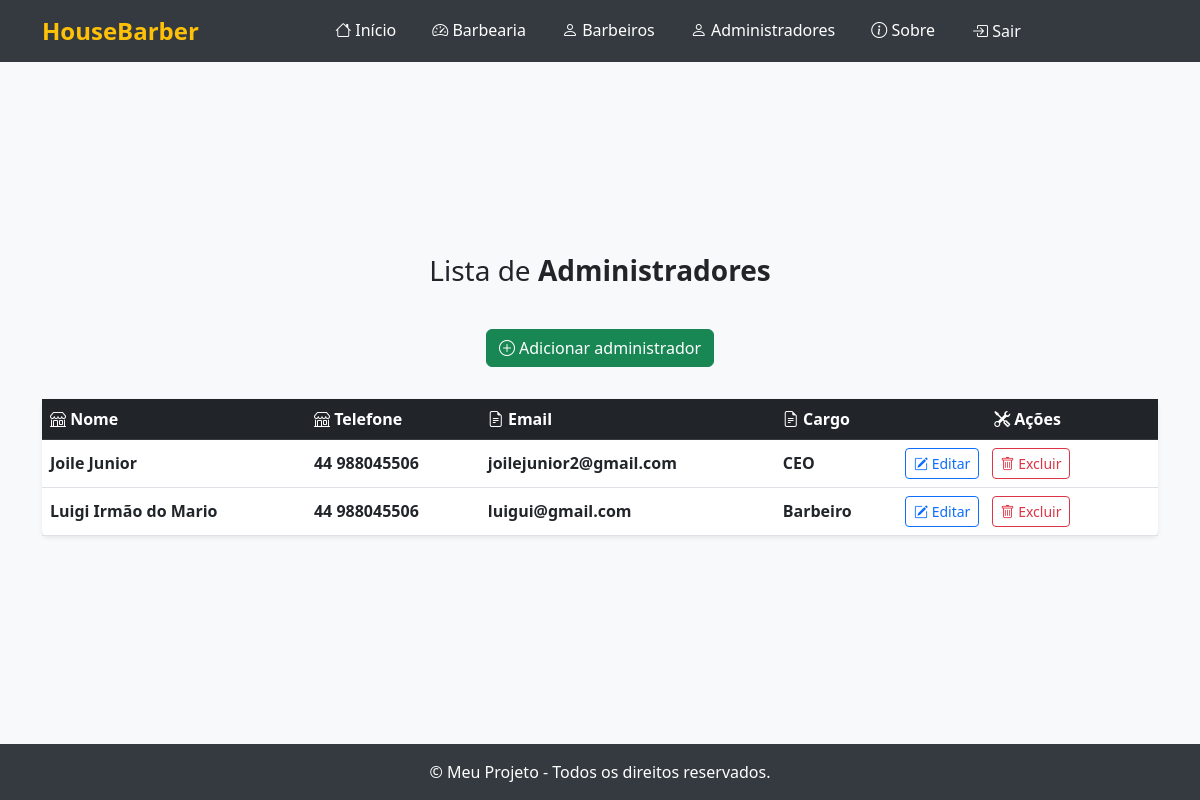
Page /listar/administradores/ (signed in) on the committed database.
### cadastros/models.py (models this page shows, shortened)
class Administrador(models.Model):
    nome = models.CharField(max_length=255, help_text="Nome do administrador")
    email = models.EmailField(help_text="E-mail do administrador")
    telefone = models.CharField(max_length=20, help_text="Telefone do administrador")
    cargo = models.CharField(max_length=100, help_text="Cargo do administrador")
    barbearia = models.ForeignKey(Barbearia, on_delete=models.CASCADE, related_name='administradores', help_text="Barbearia gerenciada")
    usuario = models.ForeignKey(User, on_delete=models.CASCADE, related_name='administrador_usuario', help_text="Usuário responsável pelo administrador")

### cadastros/views.py (the view)
# urls.py: path('listar/administradores/', AdministradorListView.as_view(), name='administrador-lista'),
class AdministradorListView(GroupRequiredMixin, LoginRequiredMixin, ListView):
    group_required = U"Adminstrador"
    login_url = reverse_lazy('login')
    model = Administrador
    template_name = 'listas/administrador.html'
    context_object_name = 'administradores'
    def get_queryset(self):
        return Administrador.objects.filter(usuario=self.request.user)

### cadastros/templates/listas/administrador.html (shortened to what this page needs)
{% extends "paginas/modelo.html" %}
{% block conteudo %}
<h3>
    Lista de <b>Administradores</b>
</h3>
<div class="d-flex justify-content-center mb-3">
    <a class="btn btn-success mb-3" href="{% url 'cadastrar-admin' %}">
        <i class="bi bi-plus-circle"></i> Adicionar administrador
    </a>
</div>
<table class="table table-hover align-middle shadow-sm rounded bg-white">
    <thead class="table-dark">
        <tr>
            <th scope="col"><i class="bi bi-shop"></i> Nome</th>
            <th scope="col"><i class="bi bi-shop"></i> Telefone</th>
            <th scope="col"><i class="bi bi-file-earmark-text"></i> Email</th>
            <th scope="col"><i class="bi bi-file-earmark-text"></i> Cargo</th>
            <th scope="col" class="text-center"><i class="bi bi-tools"></i> Ações</th>
        </tr>
    </thead>
    <tbody>
        {% for object in object_list %}
            <tr>
                <td class="fw-semibold">{{ object.nome }}</td>
                <td class="fw-semibold">{{ object.telefone }}</td>
                <td class="fw-semibold">{{ object.email }}</td>
                <td class="fw-semibold">{{ object.cargo }}</td>
                <td>
                    <a class="btn btn-outline-primary btn-sm me-2" href="{% url 'editar-admin' object.pk  %}">
                        <i class="bi bi-pencil-square"></i> Editar
                    </a>
                    <a class="btn btn-outline-danger btn-sm" href="{% url 'excluir-admin' object.pk  %}">
                        <i class="bi bi-trash"></i> Excluir
                    </a>
                </td>
            </tr>
        {% empty %}
            <tr>
                <td colspan="3" class="text-center text-muted py-4">
                    <i class="bi bi-exclamation-circle"></i> Nenhum registro encontrado.
                </td>
            </tr>
        {% endfor %}
    </tbody>
</table>
{% endblock %}

### paginas/templates/paginas/modelo.html (style rules this page uses)
body { min-height: 100vh; display: flex; flex-direction: column; background: #f8f9fa; }

### rows in the picture
Administrador: nome "Joile Junior", telefone "44 988045506", email "joilejunior2@gmail.com", cargo "CEO"
Administrador: nome "Luigi Irmão do Mario", telefone "44 988045506", email "luigui@gmail.com", cargo "Barbeiro"
